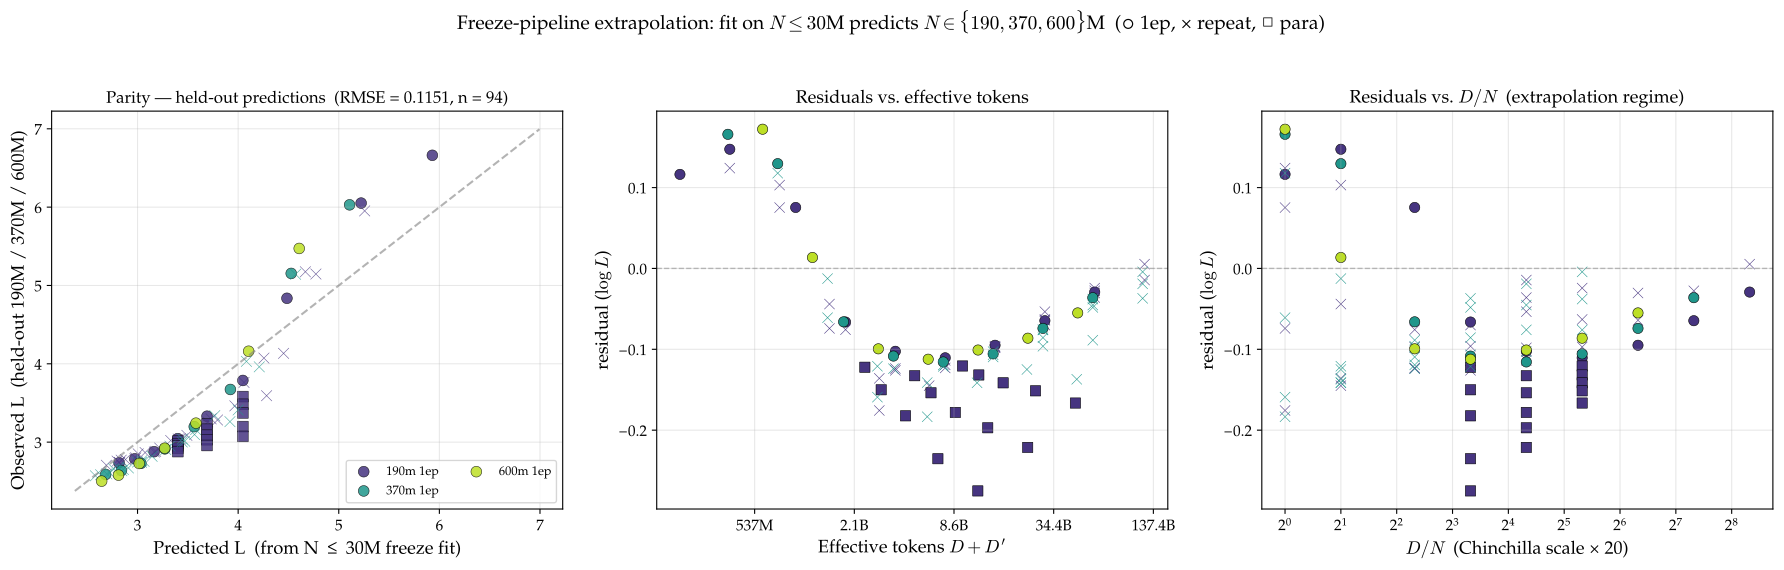

Python code for this plot:
"""
Cross-validation / extrapolation test for the freeze pipeline.

Refit the freeze pipeline (Stage 1 = Chinchilla + η_rep on 1-ep + rep,
Stage 2 = η_para fitted on top of frozen Stage 1) using **only N ≤ 30M
runs**, then predict held-out N ∈ {190M, 370M, 600M} validation losses
across all D' regimes.

Differs from fit_triple_extrapolate.py (which is for the §6 joint
pipeline) — here Stage 1's Chinchilla + η_rep is pinned by the small-N
rep+1ep data, and η_para is fit on top in a 3-parameter sub-fit.

Note: the freeze pipeline normally excludes 14M from Stage 1 input
(since 14M's small-scale 1-ep / rep points have high residuals).  For
the small-N extrapolation we *include* 14M in Stage 1 — otherwise
Stage 1 would have only 30M (one size) and α becomes unidentifiable.

Output:
  fit_freeze_extrapolate.pdf — parity / residual diagnostic.
"""

import glob
import os
import sys
from typing import Dict

import matplotlib.pyplot as plt
import numpy as np
import torch
from matplotlib import font_manager
from matplotlib.ticker import FuncFormatter

sys.path.insert(0, os.path.dirname(__file__))

# Palatino styling
for _f in glob.glob("/usr/share/fonts/urw-base35/P052-*.otf"):
    font_manager.fontManager.addfont(_f)
plt.rcParams.update({
    "font.family":      "serif",
    "font.serif":       ["P052", "Palatino", "TeX Gyre Pagella", "serif"],
    "mathtext.fontset": "cm",
    "font.size":        12,
    "axes.titlesize":   13,
    "axes.labelsize":   13,
    "xtick.labelsize":  11,
    "ytick.labelsize":  11,
    "legend.fontsize":  10,
    "figure.titlesize": 14,
})

from data import (OVERFIT_EXCLUDE, SIZES,  # noqa: E402
                  extract_1epoch, extract_multi_epoch,
                  extract_paraphrase, load_with_para)
from fit_joint_freeze import (DELTA, _summary, pick_canonical_k,  # noqa: E402
                                stage1_rep_only, stage2_para_only,
                                topk_drop_sweep)
from fit_joint_triple import (SOURCE_NONE, SOURCE_PARA, SOURCE_REPEAT,  # noqa: E402
                                make_triple_forward)

SCRIPT_DIR = os.path.dirname(os.path.abspath(__file__))
SMALL_N_CUT = 30e6 + 1.0
HELDOUT_TAGS = ("190m", "370m", "600m")

# Reference: freeze-fit on FULL data, k=20 (collaborator's published anchors)
REF_FREEZE_FULL_K20 = dict(
    E=1.245, A=391, B=4068, alpha=0.330, beta=0.357,
    log_K_rep=14.14, rho_rep=-0.738, sigma_rep=-0.546,
    log_K_para=42.34, rho_para=-2.43, sigma_para=-1.74,
)


def collect_pooled_with_size_cut(n_max=None):
    """1-ep + rep + para across sizes, optional N≤n_max filter.

    Notes:
      • Unlike fit_joint_freeze.collect_pooled, we *include* 14M in 1ep+rep
        — small-N extrapolation needs at least 2 sizes for Stage 1 to
        identify α.
      • 14M paraphrase is always kept.
    """
    tags, Ns, Ds, Dps, Ls, src = [], [], [], [], [], []
    for size in SIZES:
        N, datasets, parap = load_with_para(size)
        if n_max is not None and N > n_max:
            continue
        # 1-ep
        _, D1, L1 = extract_1epoch(datasets, N, scale_min=0.0)
        for d, l in zip(D1, L1):
            tags.append(size); Ns.append(N); Ds.append(d); Dps.append(0.0)
            Ls.append(l); src.append(SOURCE_NONE)
        # rep
        _, Dm, _, Dpm, Lm, _ = extract_multi_epoch(
            datasets, N, scale_min=0.0,
            exclude_overfit=OVERFIT_EXCLUDE.get(size, set()))
        for d, dp, l in zip(Dm, Dpm, Lm):
            tags.append(size); Ns.append(N); Ds.append(d); Dps.append(dp)
            Ls.append(l); src.append(SOURCE_REPEAT)
        # para
        if parap:
            _, Dp_, _, Dpp, Lp, _ = extract_paraphrase(
                datasets, parap, N, scale_min=0.0)
            for d, dp, l in zip(Dp_, Dpp, Lp):
                tags.append(size); Ns.append(N); Ds.append(d); Dps.append(dp)
                Ls.append(l); src.append(SOURCE_PARA)
    return dict(
        tags=np.array(tags), N=np.array(Ns, dtype=np.float64),
        D=np.array(Ds, dtype=np.float64), Dp=np.array(Dps, dtype=np.float64),
        L=np.array(Ls, dtype=np.float64), source=np.array(src, dtype=np.int64),
    )


def predict_log_L(params, N, D, Dp, source):
    fwd = make_triple_forward(N, D, Dp, source)
    p_t = {k: torch.tensor(float(v), dtype=torch.float64)
           for k, v in params.items()}
    with torch.no_grad():
        return fwd(p_t).numpy()


def report_table(data, params, label):
    log_L = np.log(data["L"])
    pred = predict_log_L(params, data["N"], data["D"],
                          data["Dp"], data["source"])
    resid = log_L - pred
    print(f"\n  {label}  ({len(log_L)} points)")
    print(f"    {'subset':<20s}  {'n':>4s}  {'RMSE':>8s}  "
          f"{'max|Δ|':>8s}  {'mean':>8s}")
    for tag in sorted(set(data["tags"]), key=lambda t: SIZES[t][0]):
        m = data["tags"] == tag
        for src_id, src_name in [(SOURCE_NONE, "1ep"),
                                  (SOURCE_REPEAT, "rep"),
                                  (SOURCE_PARA, "para")]:
            mm = m & (data["source"] == src_id)
            if not mm.any():
                continue
            r = resid[mm]
            print(f"    {tag} {src_name:<14s}  {int(mm.sum()):>4d}  "
                  f"{float(np.sqrt(np.mean(r**2))):>8.4f}  "
                  f"{float(np.max(np.abs(r))):>8.4f}  "
                  f"{float(np.mean(r)):+8.4f}")
    full = resid
    print(f"    {'TOTAL':<20s}  {len(full):>4d}  "
          f"{float(np.sqrt(np.mean(full**2))):>8.4f}  "
          f"{float(np.max(np.abs(full))):>8.4f}  "
          f"{float(np.mean(full)):+8.4f}")
    return pred


def filter_data(data, mask):
    return {k: v[mask] for k, v in data.items()}


def fit_freeze_on_subset(fit_data, k_canonical=20, anchored=True):
    """Run the freeze pipeline (Stage 1 → Stage 2 → drop sweep) on
    `fit_data`.

    With `anchored=True` (default), Stage 1 is warm-started from the
    full-data freeze anchors to avoid the degenerate (α≈1.6, A≈10^{11})
    basin that L-BFGS finds when only 2 N-values are present in
    Stage 1's input.  This makes the experiment test whether the
    functional form extrapolates, not whether 2 N-points constrain α.
    """
    from fit_lse import fit_lse  # local import
    n_rep1ep = int((fit_data['source']!=SOURCE_PARA).sum())
    print(f"\n[Stage 1] Chinchilla + η_rep on 1ep+rep (n={n_rep1ep})  "
          f"{'[anchored to full-data freeze]' if anchored else '[free fit]'}...")
    if anchored:
        # Warm-start from the full-data freeze fit (k=20 anchors)
        anchor = dict(
            e=float(np.log(REF_FREEZE_FULL_K20["E"])),
            a=float(np.log(REF_FREEZE_FULL_K20["A"])),
            b=float(np.log(REF_FREEZE_FULL_K20["B"])),
            alpha=REF_FREEZE_FULL_K20["alpha"],
            beta=REF_FREEZE_FULL_K20["beta"],
            log_K_rep=REF_FREEZE_FULL_K20["log_K_rep"],
            rho_rep=REF_FREEZE_FULL_K20["rho_rep"],
            sigma_rep=REF_FREEZE_FULL_K20["sigma_rep"],
        )
        from fit_joint_triple import make_forward_rep_only
        keep = fit_data["source"] != SOURCE_PARA
        fwd = make_forward_rep_only(
            fit_data["N"][keep], fit_data["D"][keep], fit_data["Dp"][keep],
            is_multi_arr=(fit_data["source"][keep] == SOURCE_REPEAT))
        log_L = torch.tensor(np.log(fit_data["L"][keep]), dtype=torch.float64)
        res1 = fit_lse(fwd, log_L,
                       [{k: float(v) for k, v in anchor.items()}],
                       delta=DELTA, verbose=False)
    else:
        res1 = stage1_rep_only(fit_data)
    p1 = res1["params"]
    print(f"  E={np.exp(p1['e']):.4f}  A={np.exp(p1['a']):.2f}  "
          f"B={np.exp(p1['b']):.2f}  α={p1['alpha']:.4f}  "
          f"β={p1['beta']:.4f}")
    print(f"  log K_rep={p1['log_K_rep']:.2f}  ρ_rep={p1['rho_rep']:+.3f}  "
          f"σ_rep={p1['sigma_rep']:+.3f}")

    fixed_keys = ["e", "a", "b", "alpha", "beta",
                  "log_K_rep", "rho_rep", "sigma_rep"]
    fixed_params = {k: p1[k] for k in fixed_keys}

    print(f"\n[Stage 2] η_para fitted on top of frozen Stage 1 "
          f"(para n={int((fit_data['source']==SOURCE_PARA).sum())})...")
    res2 = stage2_para_only(fit_data, fixed_params)
    para_init = res2["params"]
    print(f"  log K_para={para_init['log_K_para']:.2f}  "
          f"ρ_para={para_init['rho_para']:+.3f}  "
          f"σ_para={para_init['sigma_para']:+.3f}")

    K_VALUES = [0, 5, 10, 15, 20, 25, 30]
    print(f"\n[Stage 3] Iterative residual drop, k ∈ {K_VALUES}...")
    sweep = topk_drop_sweep(fit_data, para_init, fixed_params, K_VALUES)

    print(f"\n  {'k':>3s}  {'n_kept':>6s}  | "
          f"{'lK_par':>7s} {'ρ_par':>7s} {'σ_par':>7s} | "
          f"{'1ep':>5s}  {'rep':>5s}  {'par':>5s}")
    for k in K_VALUES:
        r = sweep[k]
        s = _summary(fit_data, r["params"], r["pred_full"], r["keep"])
        p = r["params"]
        print(f"  {k:>3d}  {int(r['keep'].sum()):>6d}  | "
              f"{p['log_K_para']:>7.2f} {p['rho_para']:>+7.3f} "
              f"{p['sigma_para']:>+7.3f} | "
              f"{s['rmse_1ep']:>5.3f}  {s['rmse_rep']:>5.3f}  "
              f"{s['rmse_para']:>5.3f}")

    rc = sweep[k_canonical]
    sc = _summary(fit_data, rc["params"], rc["pred_full"], rc["keep"])
    print(f"\n  Reporting canonical k={k_canonical}:")
    print(f"    fit RMSE — 1ep:{sc['rmse_1ep']:.4f}  rep:{sc['rmse_rep']:.4f}  "
          f"para:{sc['rmse_para']:.4f}  |  kept:{sc['rmse_kept']:.4f}")
    return rc["params"]


def main():
    print("=" * 96)
    print("Freeze-pipeline cross-validation: fit on N ≤ 30M, predict held-out 190M/370M/600M")
    print("=" * 96)

    full = collect_pooled_with_size_cut(n_max=None)
    is_small = full["N"] <= SMALL_N_CUT
    is_target = np.isin(full["tags"], HELDOUT_TAGS)
    print(f"\nFull pool n={len(full['L'])}  "
          f"(1ep={int((full['source']==SOURCE_NONE).sum())}, "
          f"rep={int((full['source']==SOURCE_REPEAT).sum())}, "
          f"para={int((full['source']==SOURCE_PARA).sum())})")
    print(f"\nSmall-N fit set (N ≤ 30M): n={int(is_small.sum())}")
    for tag in ["14m", "30m"]:
        m = full["tags"] == tag
        if not m.any(): continue
        print(f"  {tag}: 1ep={int(((full['source']==SOURCE_NONE)&m).sum())}, "
              f"rep={int(((full['source']==SOURCE_REPEAT)&m).sum())}, "
              f"para={int(((full['source']==SOURCE_PARA)&m).sum())}")
    print(f"\nHeld-out targets {{190M, 370M, 600M}}: n={int(is_target.sum())}")
    for tag in HELDOUT_TAGS:
        m = full["tags"] == tag
        if not m.any(): continue
        print(f"  {tag}: 1ep={int(((full['source']==SOURCE_NONE)&m).sum())}, "
              f"rep={int(((full['source']==SOURCE_REPEAT)&m).sum())}, "
              f"para={int(((full['source']==SOURCE_PARA)&m).sum())}")

    fit_data = filter_data(full, is_small)
    held_data = filter_data(full, is_target)

    params_small = fit_freeze_on_subset(fit_data, k_canonical=20)

    print("\n" + "=" * 96)
    print("In-sample (small-N freeze fit, k=20) RMSE on the fit set:")
    print("=" * 96)
    pred_fit = report_table(fit_data, params_small, "small-N in-sample")

    print("\n" + "=" * 96)
    print("Out-of-sample RMSE on held-out N ∈ {190M, 370M, 600M}:")
    print("=" * 96)
    pred_held = report_table(held_data, params_small, "held-out predictions")

    # ── Plot ──────────────────────────────────────────────────────
    fig, axes = plt.subplots(1, 3, figsize=(18, 5.6))
    ax_par, ax_res, ax_dn = axes
    cmap = plt.cm.viridis(np.linspace(0.15, 0.9, len(HELDOUT_TAGS)))
    color_of = {s: cmap[i] for i, s in enumerate(HELDOUT_TAGS)}
    SRC_MARKER = {SOURCE_NONE: "o", SOURCE_REPEAT: "x", SOURCE_PARA: "s"}
    SRC_NAME   = {SOURCE_NONE: "1ep", SOURCE_REPEAT: "rep", SOURCE_PARA: "para"}

    log_L_held = np.log(held_data["L"])
    pred_log_held = predict_log_L(params_small, held_data["N"],
                                    held_data["D"], held_data["Dp"],
                                    held_data["source"])
    L_pred_held = np.exp(pred_log_held)
    resid = log_L_held - pred_log_held
    rmse_held = float(np.sqrt(np.mean(resid ** 2)))

    for tag in HELDOUT_TAGS:
        m = held_data["tags"] == tag
        if not m.any(): continue
        c = color_of[tag]
        for src_id in [SOURCE_NONE, SOURCE_REPEAT, SOURCE_PARA]:
            mm = m & (held_data["source"] == src_id)
            if not mm.any(): continue
            mk = SRC_MARKER[src_id]
            edge = "k" if mk != "x" else "none"
            ax_par.scatter(L_pred_held[mm], held_data["L"][mm], s=60,
                           color=c, edgecolors=edge, linewidths=0.4,
                           marker=mk, alpha=0.85,
                           label=(f"{tag} {SRC_NAME[src_id]}"
                                  if src_id == SOURCE_NONE else None))
            ax_res.scatter(held_data["D"][mm] + held_data["Dp"][mm],
                           resid[mm], s=55, color=c,
                           edgecolors=edge, linewidths=0.4, marker=mk)
            ax_dn.scatter(held_data["D"][mm] / held_data["N"][mm],
                          resid[mm], s=55, color=c,
                          edgecolors=edge, linewidths=0.4, marker=mk)
    lo = min(L_pred_held.min(), held_data["L"].min()) * 0.95
    hi = max(L_pred_held.max(), held_data["L"].max()) * 1.05
    ax_par.plot([lo, hi], [lo, hi], "--", color="gray", alpha=0.6)
    ax_par.set_xlabel("Predicted L  (from N ≤ 30M freeze fit)")
    ax_par.set_ylabel("Observed L  (held-out 190M / 370M / 600M)")
    ax_par.set_title(f"Parity — held-out predictions  "
                     f"(RMSE = {rmse_held:.4f}, n = {len(resid)})",
                     fontsize=12)
    ax_par.legend(loc="lower right", fontsize=9, ncol=2)
    ax_par.grid(alpha=0.3)

    ax_res.axhline(0, color="gray", linestyle="--", linewidth=1, alpha=0.5)
    ax_res.set_xscale("log", base=2)
    ax_res.xaxis.set_major_formatter(FuncFormatter(
        lambda x, _: f"{x/1e9:.1f}B" if x >= 1e9 else f"{x/1e6:.0f}M"))
    ax_res.set_xlabel(r"Effective tokens $D + D'$")
    ax_res.set_ylabel(r"residual ($\log L$)")
    ax_res.set_title("Residuals vs. effective tokens")
    ax_res.grid(alpha=0.3)

    ax_dn.axhline(0, color="gray", linestyle="--", linewidth=1, alpha=0.5)
    ax_dn.set_xscale("log", base=2)
    ax_dn.set_xlabel(r"$D/N$  (Chinchilla scale × 20)")
    ax_dn.set_ylabel(r"residual ($\log L$)")
    ax_dn.set_title("Residuals vs. $D/N$  (extrapolation regime)")
    ax_dn.grid(alpha=0.3)

    fig.suptitle(
        r"Freeze-pipeline extrapolation: fit on $N \leq 30$M predicts "
        r"$N \in \{190, 370, 600\}$M  (○ 1ep, × repeat, □ para)",
        fontsize=14, y=1.02)
    fig.tight_layout()
    out = os.path.join(SCRIPT_DIR, "fit_freeze_extrapolate.pdf")
    fig.savefig(out, bbox_inches="tight")
    plt.close(fig)
    print(f"\nSaved {out}")

    # ── Summary table ─────────────────────────────────────────────
    print("\n" + "=" * 96)
    print("Summary: freeze pipeline, in-sample vs out-of-sample RMSE (log L)")
    print("=" * 96)
    log_L_fit = np.log(fit_data["L"])
    pred_log_fit = predict_log_L(params_small, fit_data["N"],
                                   fit_data["D"], fit_data["Dp"],
                                   fit_data["source"])
    resid_fit = log_L_fit - pred_log_fit
    rmse_fit_full = float(np.sqrt(np.mean(resid_fit ** 2)))
    print(f"  In-sample (N ≤ 30M, n={len(log_L_fit)}): "
          f"RMSE = {rmse_fit_full:.4f}")
    for tag in HELDOUT_TAGS:
        m = held_data["tags"] == tag
        if not m.any(): continue
        for src_id, src_name in [(SOURCE_NONE, "1ep"),
                                  (SOURCE_REPEAT, "rep"),
                                  (SOURCE_PARA, "para")]:
            mm = m & (held_data["source"] == src_id)
            if not mm.any(): continue
            r = log_L_held[mm] - pred_log_held[mm]
            print(f"  {tag} {src_name:<6s}  n={int(mm.sum()):>3d}  "
                  f"RMSE={float(np.sqrt(np.mean(r ** 2))):.4f}  "
                  f"max|Δ|={float(np.max(np.abs(r))):.4f}")
    print(f"  Held-out total (n={int(is_target.sum())}): "
          f"RMSE = {rmse_held:.4f}")

    # ── Compare params with the FULL freeze fit ───────────────────
    print("\n" + "=" * 96)
    print("Param comparison: small-N freeze fit  vs  full-data freeze (k=20)")
    print("=" * 96)
    pc = params_small
    print(f"  {'param':<14s}  {'full-data (ref)':>18s}  "
          f"{'small-N (this fit)':>20s}  {'Δ':>10s}")
    rows = [
        ("E",          REF_FREEZE_FULL_K20["E"],          float(np.exp(pc["e"]))),
        ("A",          REF_FREEZE_FULL_K20["A"],          float(np.exp(pc["a"]))),
        ("B",          REF_FREEZE_FULL_K20["B"],          float(np.exp(pc["b"]))),
        ("alpha",      REF_FREEZE_FULL_K20["alpha"],      pc["alpha"]),
        ("beta",       REF_FREEZE_FULL_K20["beta"],       pc["beta"]),
        ("log_K_rep",  REF_FREEZE_FULL_K20["log_K_rep"],  pc["log_K_rep"]),
        ("rho_rep",    REF_FREEZE_FULL_K20["rho_rep"],    pc["rho_rep"]),
        ("sigma_rep",  REF_FREEZE_FULL_K20["sigma_rep"],  pc["sigma_rep"]),
        ("log_K_para", REF_FREEZE_FULL_K20["log_K_para"], pc["log_K_para"]),
        ("rho_para",   REF_FREEZE_FULL_K20["rho_para"],   pc["rho_para"]),
        ("sigma_para", REF_FREEZE_FULL_K20["sigma_para"], pc["sigma_para"]),
    ]
    for name, ref, val in rows:
        delta = val - ref
        if name in ("E", "A", "B"):
            print(f"  {name:<14s}  {ref:>18.4g}  {val:>20.4g}  {delta:>+10.4g}")
        else:
            print(f"  {name:<14s}  {ref:>+18.4f}  {val:>+20.4f}  {delta:>+10.4f}")

    return params_small, rmse_fit_full, rmse_held


if __name__ == "__main__":
    main()
